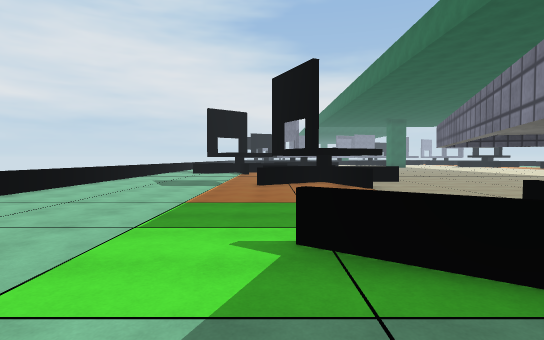
view 1 (above)

24 first-person views from a walk through a scene from a Unity 3-D project. The camera is 1.5 m above the floor, tilts 2° down and sees 80° across. The floor is counted in squares, 2 m on a side. Each view is taken from the middle of a square. On the plan, view 1 faces up. The plan holds only what a view shows up to about 11 squares ahead; the rest is blank. The place goes on beyond the plan. The player character is not drawn. Surface patterns are stand-ins for the level's own textures.

view 2
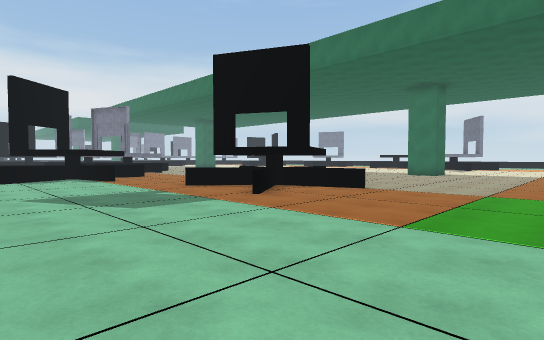

view 3
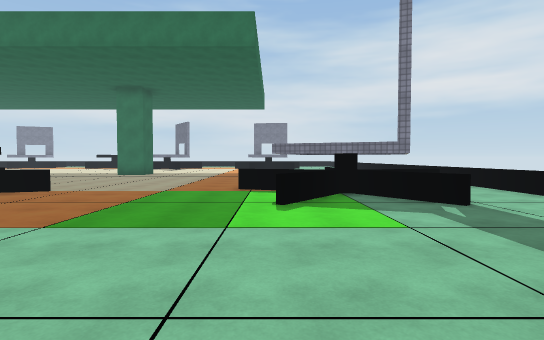

view 4
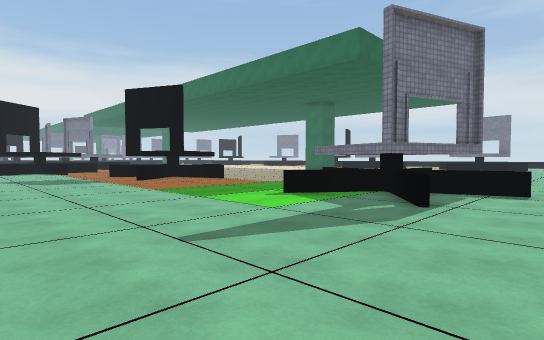

view 5
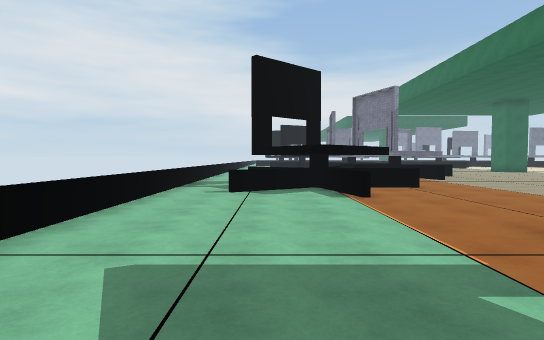

view 6
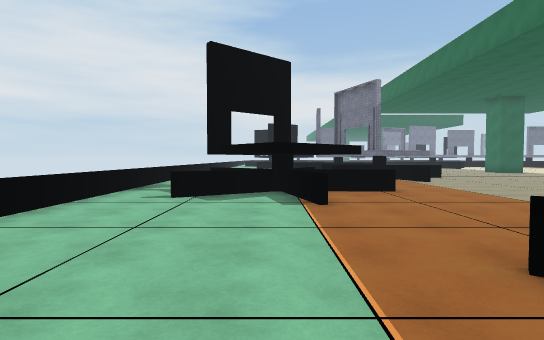

view 7
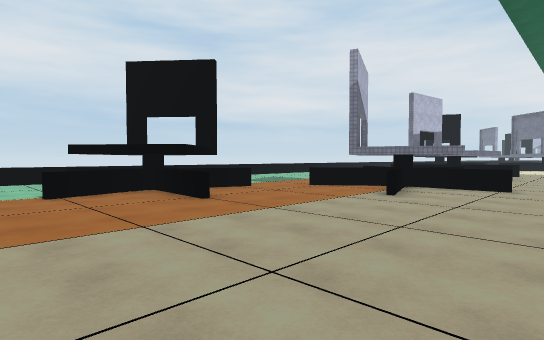

view 8
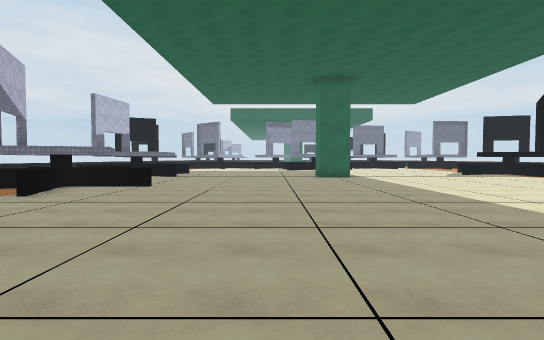

view 9
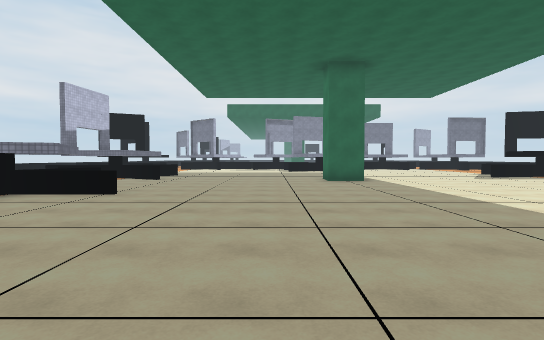

view 10
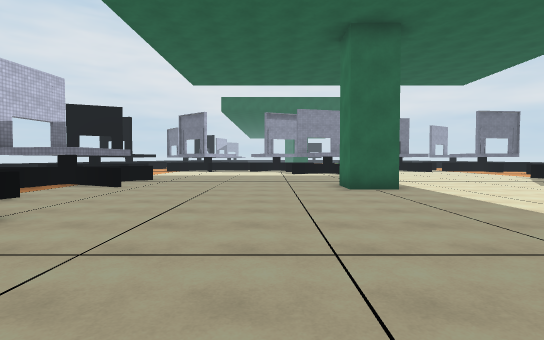

view 11
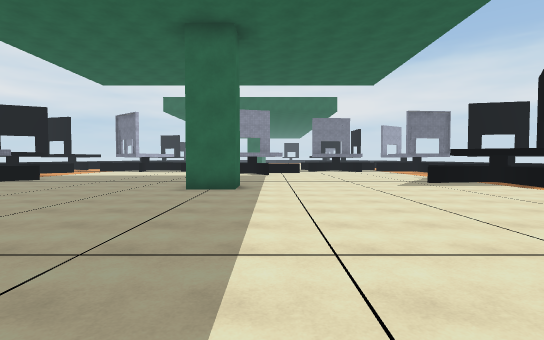

view 12
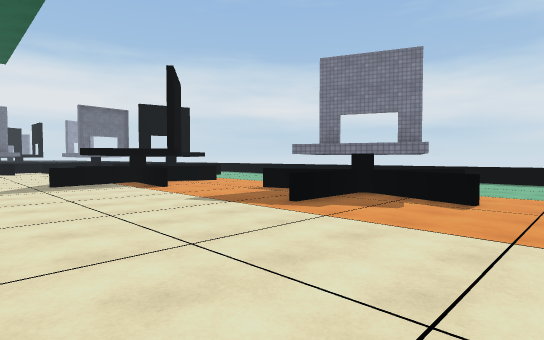

view 13
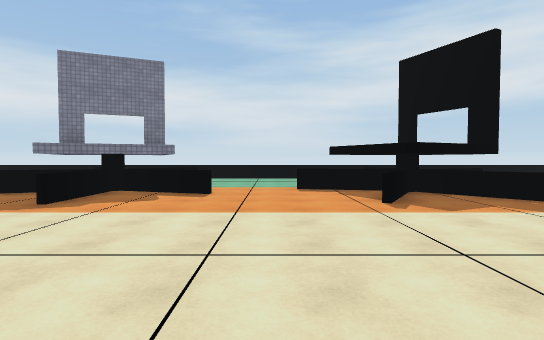

view 14
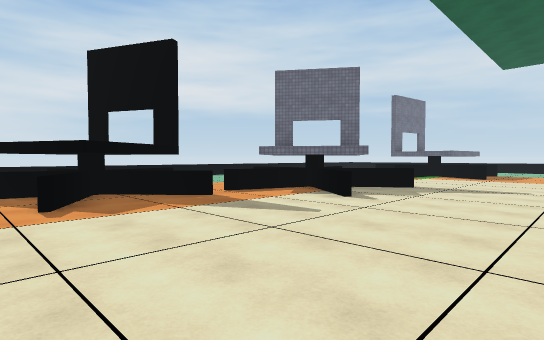

view 15
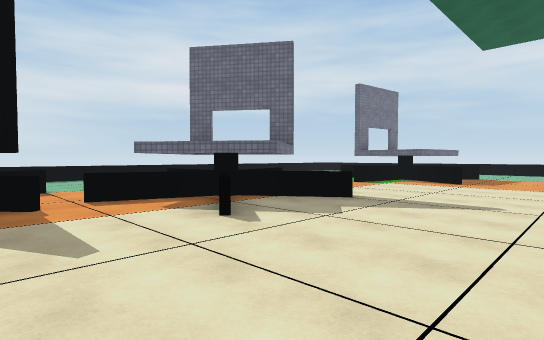

view 16
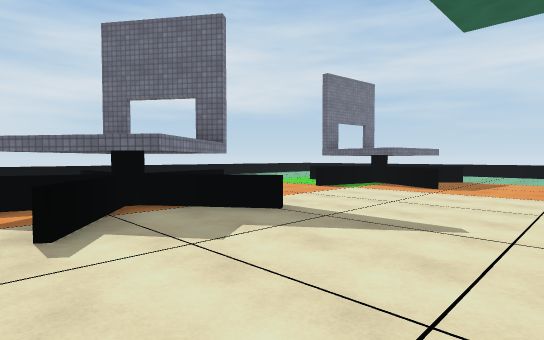

view 17
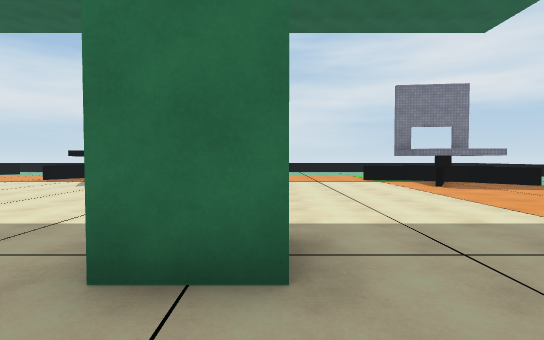

view 18
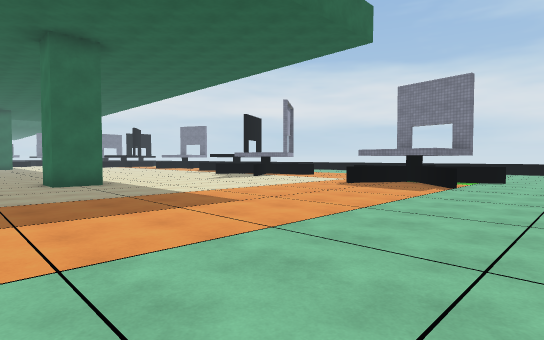

view 19
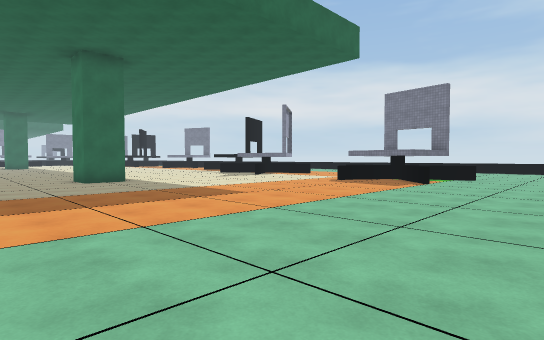

view 20
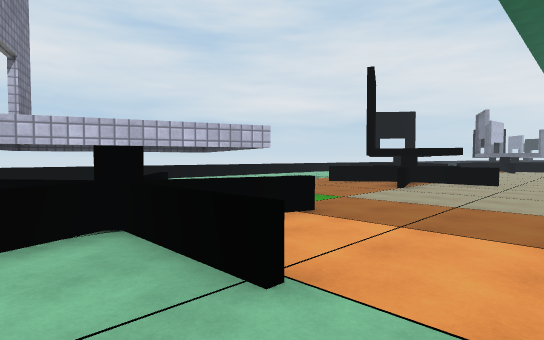

view 21
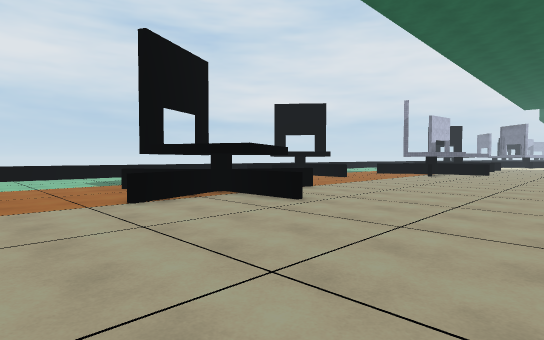

view 22
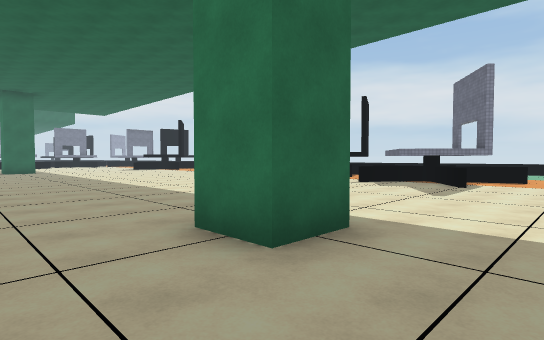

view 23
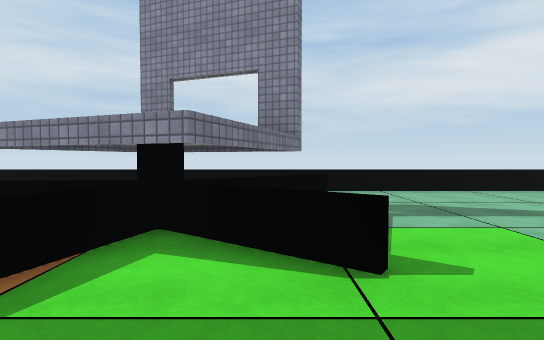

view 24
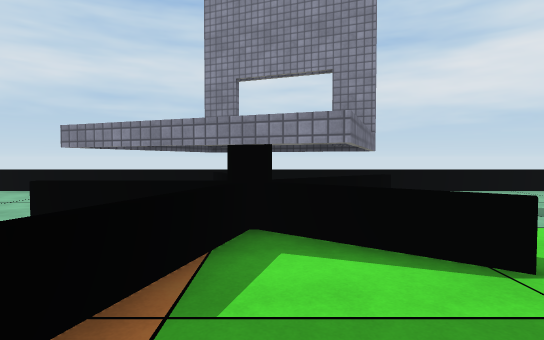

### Floor plan
Key: @ floor where view 1 was taken; # wall or solid block; . floor; = window, fence, low wall or low ledge; ^ raised ledge; O other object.
Columns run from 6 left of view 1 to 26 right of it. Each row starts with its distance up from view 1.
 31                       .. #
 30          =.............. ##
 29       ==O#.............==#=^
 28         ==......##.......=..
 27         =.......##...........
 26         .....................
 25          =.................=
 24        =#=.................=
 23         ##^...............=##
 22      ..=#=.................=#=
 21 #    ....^.................=.....
 20 #.   =.............. ............
 19 #. = =............. ............
 18 #..###=............ ........=..
 17 #..###....................=#=
 16 #....=.....................O#=
 15 #.........................#==
 14 #.........................=.^
 13  .......=..... ...........=......
 12  .....^#=...............^#=......
 11 #......##=#..............O#=
 10 #.....#==.......# ......^#=
  9 #.....=.=.......##........^
  8 #..........................
  7 #..........................
  6  ..........................
  5  ........................^.
  4  ........=.............#==
  3 #.....=#.=..............#O=
  2 #......###.............####
  1 #......#O#=...............=.
  0  .....@#.=..................
 -1  ........=.................
 -2  .........   ......
 -3  ##############

Positions as (right, up) in squares from view 1, and headings:
1: (0, 0), facing up
2: (-5, 4), facing up-right
3: (-5, 3), facing right
4: (-5, -2), facing up-right
5: (-3, 9), facing up
6: (-2, 10), facing up
7: (6, 14), facing up-left
8: (8, 14), facing up
9: (8, 16), facing up
10: (8, 19), facing up
11: (12, 19), facing up
12: (15, 19), facing up-right
13: (14, 19), facing right
14: (14, 18), facing down-right
15: (14, 15), facing down-right
16: (14, 13), facing down-right
17: (8, 9), facing right
18: (8, -1), facing up-right
19: (7, -2), facing up-right
20: (6, 0), facing up-left
21: (8, 6), facing up-left
22: (8, 7), facing up-right
23: (1, 5), facing down
24: (2, 5), facing down
